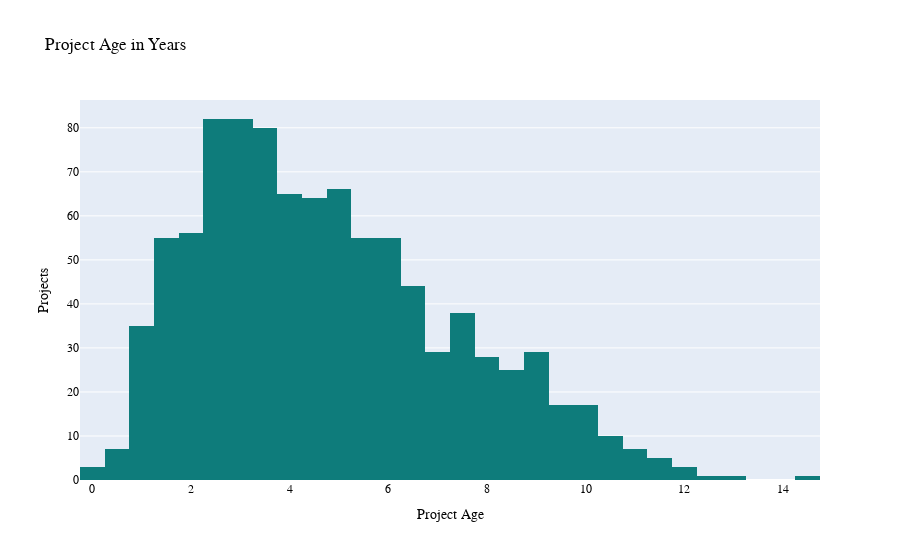

Write notebook code for a chart like this one.
### Code cell
fig = px.histogram(
    df_active,
    x="project_age_in_years",
    nbins=50,
    title=" Project Age in Years",
)
fig.update_layout(
    yaxis_title="Projects",
    xaxis_title="Project Age",
)
fig.update_traces(marker_color=marker_color)
fig.show()

### Figure 1 — Plotly figure (JSON) as saved in the notebook; plotly's stock layout.template omitted (floating-point values rounded to 4 significant figures; data arrays with more than 128 entries replaced by an {"elided": "..."} marker saying what was removed)
{"data": [{"alignmentgroup": "True", "bingroup": "x", "hovertemplate": "project_age_in_years=%{x}<br>count=%{y}<extra></extra>", "legendgroup": "", "marker": {"color": "#0E7C7B", "pattern": {"shape": ""}}, "name": "", "nbinsx": 50, "offsetgroup": "", "orientation": "v", "showlegend": false, "type": "histogram", "x": {"elided": "960 float values"}, "xaxis": "x", "yaxis": "y"}], "layout": {"barmode": "relative", "legend": {"tracegroupgap": 0}, "title": {"text": " Project Age in Years"}, "xaxis": {"anchor": "y", "domain": [0, 1], "title": {"text": "Project Age"}}, "yaxis": {"anchor": "x", "domain": [0, 1], "title": {"text": "Projects"}}}}
